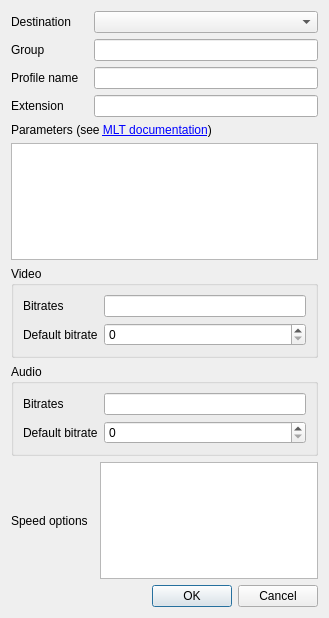
<?xml version="1.0" encoding="UTF-8"?>
<ui version="4.0">
 <class>SaveProfile_UI</class>
 <widget class="QDialog" name="SaveProfile_UI">
  <property name="geometry">
   <rect>
    <x>0</x>
    <y>0</y>
    <width>329</width>
    <height>618</height>
   </rect>
  </property>
  <property name="windowTitle">
   <string>Save Profile</string>
  </property>
  <layout class="QGridLayout" name="gridLayout">
   <item row="8" column="0">
    <widget class="QLabel" name="speedsLabel">
     <property name="text">
      <string>Speed options</string>
     </property>
    </widget>
   </item>
   <item row="6" column="0" colspan="3">
    <widget class="QGroupBox" name="vbitrates">
     <property name="title">
      <string>Video</string>
     </property>
     <layout class="QGridLayout" name="gridLayout_2">
      <item row="2" column="0">
       <widget class="QLabel" name="default_vbitrate_label">
        <property name="text">
         <string>Default bitrate</string>
        </property>
       </widget>
      </item>
      <item row="0" column="1">
       <widget class="QLineEdit" name="vbitrates_list">
        <property name="sizePolicy">
         <sizepolicy hsizetype="Expanding" vsizetype="Fixed">
          <horstretch>0</horstretch>
          <verstretch>0</verstretch>
         </sizepolicy>
        </property>
        <property name="toolTip">
         <string>Best to worst quality</string>
        </property>
       </widget>
      </item>
      <item row="0" column="0">
       <widget class="QLabel" name="vbitrates_label">
        <property name="text">
         <string>Bitrates</string>
        </property>
       </widget>
      </item>
      <item row="2" column="1">
       <widget class="QSpinBox" name="default_vbitrate">
        <property name="maximum">
         <number>500000</number>
        </property>
       </widget>
      </item>
     </layout>
    </widget>
   </item>
   <item row="2" column="1" colspan="2">
    <widget class="QLineEdit" name="profile_name"/>
   </item>
   <item row="1" column="0">
    <widget class="QLabel" name="groupLabel">
     <property name="text">
      <string>Group</string>
     </property>
    </widget>
   </item>
   <item row="7" column="0" colspan="3">
    <widget class="QGroupBox" name="abitrates">
     <property name="title">
      <string>Audio</string>
     </property>
     <layout class="QGridLayout" name="gridLayout_3">
      <item row="0" column="0">
       <widget class="QLabel" name="abitrates_label">
        <property name="text">
         <string>Bitrates</string>
        </property>
       </widget>
      </item>
      <item row="3" column="0">
       <widget class="QLabel" name="default_abitrate_label">
        <property name="text">
         <string>Default bitrate</string>
        </property>
       </widget>
      </item>
      <item row="0" column="1">
       <widget class="QLineEdit" name="abitrates_list">
        <property name="toolTip">
         <string>Best to worst quality</string>
        </property>
       </widget>
      </item>
      <item row="3" column="1">
       <widget class="QSpinBox" name="default_abitrate">
        <property name="maximum">
         <number>500000</number>
        </property>
       </widget>
      </item>
     </layout>
     <zorder>default_abitrate_label</zorder>
     <zorder>abitrates_label</zorder>
     <zorder>abitrates_list</zorder>
     <zorder>default_abitrate</zorder>
    </widget>
   </item>
   <item row="2" column="0">
    <widget class="QLabel" name="profileLabel">
     <property name="text">
      <string>Profile name</string>
     </property>
    </widget>
   </item>
   <item row="1" column="1" colspan="2">
    <widget class="QLineEdit" name="group_name"/>
   </item>
   <item row="0" column="1" colspan="2">
    <widget class="KComboBox" name="destination_list"/>
   </item>
   <item row="3" column="0">
    <widget class="QLabel" name="extensionLabel">
     <property name="text">
      <string>Extension</string>
     </property>
    </widget>
   </item>
   <item row="4" column="0" colspan="3">
    <widget class="QLabel" name="parametersLabel">
     <property name="text">
      <string>Parameters (see &lt;a href=&quot;http://www.mltframework.org/bin/view/MLT/ConsumerAvformat&quot;&gt;MLT documentation&lt;/a&gt;)</string>
     </property>
     <property name="openExternalLinks">
      <bool>true</bool>
     </property>
    </widget>
   </item>
   <item row="0" column="0">
    <widget class="QLabel" name="destinationLabel">
     <property name="text">
      <string>Destination</string>
     </property>
    </widget>
   </item>
   <item row="5" column="0" colspan="3">
    <widget class="QTextEdit" name="parameters">
     <property name="acceptRichText">
      <bool>false</bool>
     </property>
    </widget>
   </item>
   <item row="10" column="2">
    <widget class="QDialogButtonBox" name="buttonBox">
     <property name="orientation">
      <enum>Qt::Horizontal</enum>
     </property>
     <property name="standardButtons">
      <set>QDialogButtonBox::Cancel|QDialogButtonBox::Ok</set>
     </property>
    </widget>
   </item>
   <item row="3" column="1" colspan="2">
    <widget class="QLineEdit" name="extension">
     <property name="maxLength">
      <number>4</number>
     </property>
    </widget>
   </item>
   <item row="8" column="2">
    <widget class="QTextEdit" name="speeds_list">
     <property name="toolTip">
      <string>One line of options per speedup step, from slowest to fastest</string>
     </property>
     <property name="acceptRichText">
      <bool>false</bool>
     </property>
    </widget>
   </item>
  </layout>
 </widget>
 <customwidgets>
  <customwidget>
   <class>KComboBox</class>
   <extends>QComboBox</extends>
   <header>kcombobox.h</header>
  </customwidget>
 </customwidgets>
 <tabstops>
  <tabstop>profile_name</tabstop>
  <tabstop>extension</tabstop>
  <tabstop>parameters</tabstop>
  <tabstop>vbitrates_list</tabstop>
  <tabstop>default_vbitrate</tabstop>
  <tabstop>abitrates_list</tabstop>
  <tabstop>default_abitrate</tabstop>
  <tabstop>destination_list</tabstop>
  <tabstop>group_name</tabstop>
 </tabstops>
 <resources/>
 <connections>
  <connection>
   <sender>buttonBox</sender>
   <signal>accepted()</signal>
   <receiver>SaveProfile_UI</receiver>
   <slot>accept()</slot>
   <hints>
    <hint type="sourcelabel">
     <x>248</x>
     <y>254</y>
    </hint>
    <hint type="destinationlabel">
     <x>157</x>
     <y>274</y>
    </hint>
   </hints>
  </connection>
  <connection>
   <sender>buttonBox</sender>
   <signal>rejected()</signal>
   <receiver>SaveProfile_UI</receiver>
   <slot>reject()</slot>
   <hints>
    <hint type="sourcelabel">
     <x>316</x>
     <y>260</y>
    </hint>
    <hint type="destinationlabel">
     <x>286</x>
     <y>274</y>
    </hint>
   </hints>
  </connection>
 </connections>
</ui>
